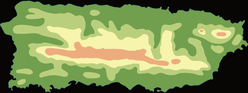
#> input picture img/terrain.png, 248 x 93 px, shrunk from 2000 x 750 before the run
$ python location.py
#> lines starting #> are read from the running program, lines starting #| are printed output that depends on the picture; after the words box and inside, x2 and y2 are one past the last pixel; in counts of white or black regions, pixels touching at a corner belong together; long printed decimals are rounded
### terrain.py
# terrain.py

import info

import cv2
import numpy as np
import matplotlib.pyplot as plt
from mpl_toolkits.mplot3d import Axes3D

BOUND = info.BOUND

class Terrain:
    def __init__(self, path):
        self.imgRgb = cv2.imread(path)
        self.imgHsv = cv2.cvtColor(self.imgRgb, cv2.COLOR_BGR2HSV)
        self.bnd = BOUND.transpose()

    def getHeight(self, pt):
        x, y = self.__locToPixel(pt[0], pt[1])
        hsv = self.imgHsv[y, x]
        if hsv[0] < 10: # indicate that it's black color
            return 0
        return 1.071e4 * np.exp(-0.06058 * hsv[0]) # convert to population density

    # [13 lines left out: function plotHeight, not called in this run]

    def __locToPixel(self, longi, lati):
        x = self.__rangeMap(longi, self.bnd[0], [0, self.imgRgb.shape[1] - 1])
        y = self.__rangeMap(lati, self.bnd[1], [self.imgRgb.shape[0] - 1, 0])
        return int(x), int(y)

    @staticmethod
    def __rangeMap(val, valRange, newRange):
        t = (val - valRange[0]) / (valRange[1] - valRange[0])
        if t < 0 or t > 1:
            return 0
        return (1 - t) * newRange[0] + t * newRange[1]

terrain = Terrain("img/terrain.png")

# [2 lines that do not run on import are left out]


### route.py
# route.py

import cv2
import numpy as np

import info

BOUND = info.BOUND

def distSq(pt1, pt2):
    return (pt1[0] - pt2[0]) ** 2 + (pt1[1] - pt2[1]) ** 2

class Bezier:
    # [12 lines left out: function __init__, not called in this run]

    def at(self, t):
        return (1-t)**2 * self.pt[0] + 2*t*(1-t) * self.pt[1] + t**2 * self.pt[2]


class RoadMap:
    def __init__(self, path):
        rgb = cv2.imread(path)
        gray = cv2.cvtColor(rgb, cv2.COLOR_BGR2GRAY)
        _, self.img = cv2.threshold(gray, 64, 255, cv2.THRESH_BINARY)
        self.bnd = BOUND.transpose()
        self.pixelPerDeg = np.mean(np.array([self.img.shape[1], self.img.shape[0]]) / np.array([BOUND[1, 0] - BOUND[0, 0], BOUND[1, 1] - BOUND[0, 1]]))

    # [7 lines left out: function count, not called in this run]

    def countAround(self, pt, deg):
        return len(self._getAround(pt, deg * self.pixelPerDeg))

    def _getAround(self, pt, radius):
        imgPtList = []
        x, y = self._locToPixel(pt[0], pt[1])
        for i in range(y - int(radius), y + int(radius)):
            for j in range(x - int(radius), x + int(radius)):
                if i >= self.img.shape[0] or j >= self.img.shape[1]:
                    continue
                if distSq([x, y], [j, i]) <= radius ** 2 and self.img[i, j] > 0:
                    imgPtList.append([j, i])
        return imgPtList

    def eraseAround(self, pt, radius):
        ptList = self._getAround(pt, radius * self.pixelPerDeg)
        self._erase(ptList)

    def _erase(self, imgPtSet):
        for p in imgPtSet:
            self.img[p[1], p[0]] = 0

    # [17 lines left out: function _getAlong, not called in this run]

    def countAlong(self, bez, radius = 15):
        st = self._getAlong(bez, radius)
        return len(st)

    def eraseAlong(self, bez, radius = 15):
        st = self._getAlong(bez, radius)
        self._erase(st)

    def show(self):
        cv2.imshow("Road Map", self.img)
        cv2.waitKey(0)

    def write(self, path):
        cv2.imwrite(path, self.img)

    def _locToPixel(self, longi, lati):
        x = self._rangeMap(longi, self.bnd[0], [0, self.img.shape[1] - 1])
        y = self._rangeMap(lati, self.bnd[1], [self.img.shape[0] - 1, 0])
        return int(x), int(y)

    @staticmethod
    def _rangeMap(val, valRange, newRange):
        t = (val - valRange[0]) / (valRange[1] - valRange[0])
        if t < 0 or t > 1:
            return 0
        return (1 - t) * newRange[0] + t * newRange[1]

roadMap = RoadMap("img/roads.png")

# [4 lines that do not run on import are left out]


### mtr.py
# mtr.py
import numpy as np
import numpy.random as rd
import matplotlib.pyplot as plt

class Metropolis:
    def __init__(self, pLarge, sigma):
        self.pLarge = pLarge # probability of large step
        self.sigma = sigma # standard deviation of perturbation

    # [21 lines left out: function sample, not called in this run]

    # Input a function of samples in primary sample space and get the minimum cost
    def anneal(self, func, dim, r, T, T_min, nIte):
        # Initialize samples
        prevSample = rd.rand(dim)
        bestSample = prevSample
        prevVal = func(prevSample)
        bestVal = prevVal

        # Begin annealing loop
        curT = T
        print("Begin annealing")
        while curT > T_min:
            print("T:", curT)
            for _ in range(nIte):
                # Generate new sample
                curSample = self.__mutate(prevSample, dim)

                # Record if best solution so far is found
                curVal = func(curSample)
                if curVal > bestVal:
                    prevVal = bestVal = curVal
                    prevSample = bestSample = curSample
                    print("Best:", bestVal)
                    continue

                # Accept samples or not
                dE = curVal - prevVal
                if dE > 0 or (dE < 0 and rd.rand() < np.exp(dE / curT)):
                    prevVal = curVal
                    prevSample = curSample
                    print("Accepted: ", curVal)

            curT *= r # anneal

        return bestVal, bestSample

    def __mutate(self, sample, dim):
        if rd.rand() < self.pLarge: # large step
            return rd.rand(dim)
        else: # small step
            return self.__wrap(sample + rd.randn(dim) * self.sigma, 0, 1)

    @staticmethod
    def __wrap(val, low, high):
        step = high - low
        ret = []
        for v in val:
            if v < low:
                while v < low:
                    v += step
            elif v >= high:
                while v >= high:
                    v -= step
            ret.append(v)
        return np.array(ret)

# [6 lines that do not run on import are left out]

### info.py
# info.py

import numpy as np

BOUND = np.array([[-67.293988, 17.897988], [-65.568656, 18.539222]])

class Placeable:
    def __init__(self, size):
        self.size = size
        self.volume = self.size[0] * self.size[1] * self.size[2]

class Medicals:
    def __init__(self, weight, size):
        self.weight = weight
        self.size = size

MEDICALS = [
    Medicals(2, [14, 7, 5]),
    Medicals(2, [5, 8, 5]),
    Medicals(3, [12, 7, 4])
]

class Hospital:
    def __init__(self, loc, req):
        self.location = loc
        self.requirement = req

HOSPITALS = [
    Hospital([-65.65, 18.33], [1, 0, 1]),
    Hospital([-66.03, 18.22], [2, 0, 1]),
    Hospital([-66.07, 18.44], [1, 1, 0]),
    Hospital([-66.16, 18.40], [2, 1, 2]),
    Hospital([-66.73, 18.47], [1, 0, 0])
]

class Bay(Placeable):
    def __init__(self, size):
        Placeable.__init__(self, size)

    def load(self, pkgList):
        self.packages = pkgList # a list representing medical package indices
        self.weight = self.totalWeight()

    # [5 lines left out: function totalWeight, not called in this run]

BAY_1 = Bay([8, 10, 14])
BAY_2 = Bay([24, 20, 20])

class Drone(Placeable):
    def __init__(self, size, payload, speed, time, video, bay):
        Placeable.__init__(self, size)
        self.payload = payload
        self.speed = speed / 111 # speed in deg/hr
        self.emptyTime = time / 60 # time in hrs
        self.video = video
        self.bay = bay

    # [4 lines left out: function load, not called in this run]

DRONES = [
    # Drone([45, 45, 25], 3.5, 40, 35, True, BAY_1), # A is abandeoned
    Drone([30, 30, 22], 8, 79, 40, True, BAY_1), # B: 0
    Drone([60, 50, 30], 14, 64, 35, True, BAY_2), # C: 1
    Drone([25, 20, 25], 11, 60, 18, True, BAY_1), # D: 2
    Drone([25, 20, 27], 15, 60, 15, True, BAY_2), # E: 3
    Drone([40, 40, 25], 22, 79, 24, False, BAY_2), # F: 4
    Drone([32, 32, 17], 20, 64, 16, True, BAY_2) # G: 5
]

NUM_DRONES_PER_CONTAINER = 36

### location.py
# location.py

from mtr import Metropolis
import info
import terrain as tr
#> in __init__, self.imgRgb is the input picture: shape (93, 248, 3); mean B, G, R 83.4, 140.4, 123.2
#> in __init__, `self.imgHsv = cv2.cvtColor(self.imgRgb, cv2.COLOR_BGR2HSV)`: self.imgHsv: shape (93, 248, 3); mean H, S, V 32.5, 110.6, 144.7
import route as rt
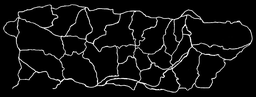
#> input picture img/roads.png, 256 x 97 px, shrunk from 2067 x 780 before the run
#> in __init__, rgb is the input picture: shape (97, 256, 3); min 0, max 255, mean 16.3
#> in __init__, `_, self.img = cv2.threshold(gray, 64, 255, cv2.THRESH_BINARY)`:
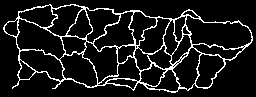
#> self.img: shape (97, 256); 10.3% white in thin lines or dots, all inside (x1, y1, x2, y2) = (3, 4, 253, 93)

import numpy as np
import pandas as pd
import matplotlib.pyplot as plt
import matplotlib.colors as colors
from mpl_toolkits.mplot3d import Axes3D

MEDICALS = info.MEDICALS

HOSPITALS = info.HOSPITALS

def distSq(p1, p2):
    return (p1[0] - p2[0]) ** 2 + (p1[1] - p2[1]) ** 2

# [43 lines left out: functions getDensity, plotDensity, sample, not called in this run]

def optimizeLocation():
    loc = np.array([-65.65, 18.33])
    radius = 0.104260
    def samplesToLoc(samples):
        theta = samples[0] * 2 * np.pi
        r = samples[1] * radius
        pt = loc + r * np.array([np.cos(theta), np.sin(theta)])
        return pt
    def getRoadDensity(pt):
        if tr.terrain.getHeight(pt) == 0:
            return 0
        return rt.roadMap.countAround(pt, radius)

    m = Metropolis(0.1, 0.05)
    val, samples = m.anneal(lambda sp: getRoadDensity(samplesToLoc(sp)), 2, 0.9, 10000, 1000, 10)
#> in getHeight, `hsv = self.imgHsv[y, x]`: hsv = [14, 111, 239]
#> in _getAround, `imgPtList = []`: imgPtList = []
#> after the loop in _getAround, `for i in range(y - int(radius), y + int(radius)):`: imgPtList = 55 pairs, first value 222 to 245, second value 20 to 48
#> in anneal, `prevVal = func(prevSample)`: prevVal = 55
#> the loop in anneal, `while curT > T_min:` made 22 passes
#> curT on passes 1 to 2: 9000, 8100
#> curT on passes 3 to 4: 7290, 6561
#| Best: 63
#| Best: 65
#| T: 9000.0
#| T: 8100.0
#| Best: 87
#| T: 7290.0
#| T: 6561.0
#| T: 5904.900
#| T: 5314.410
#| T: 4782.969
#> (further printed lines are left out)
    print(val, samplesToLoc(samples))
#| 96 [-65.678  18.293]

if __name__ == '__main__':
    #plotDensity()
    optimizeLocation()
